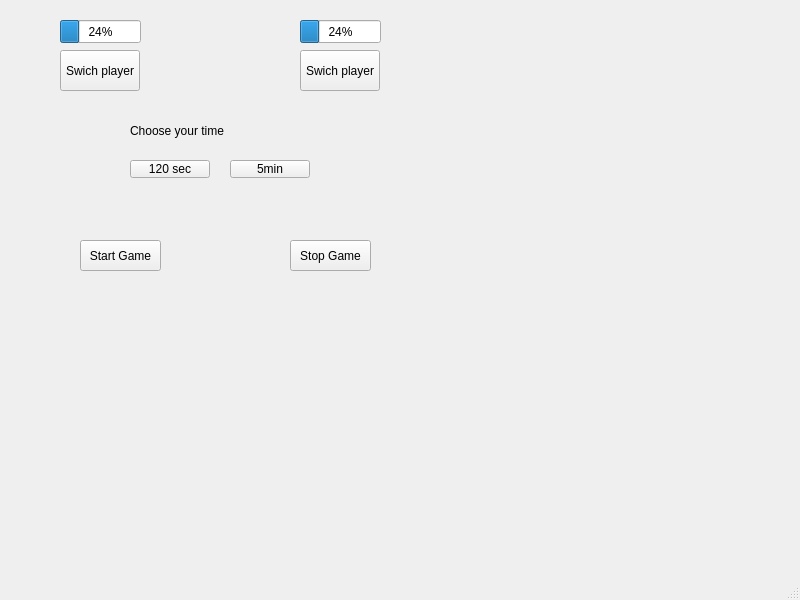
<?xml version="1.0" encoding="UTF-8"?>
<ui version="4.0">
 <class>MainWindow</class>
 <widget class="QMainWindow" name="MainWindow">
  <property name="geometry">
   <rect>
    <x>0</x>
    <y>0</y>
    <width>800</width>
    <height>600</height>
   </rect>
  </property>
  <property name="windowTitle">
   <string>MainWindow</string>
  </property>
  <widget class="QWidget" name="centralwidget">
   <widget class="QPushButton" name="start">
    <property name="geometry">
     <rect>
      <x>80</x>
      <y>240</y>
      <width>81</width>
      <height>31</height>
     </rect>
    </property>
    <property name="text">
     <string>Start Game</string>
    </property>
   </widget>
   <widget class="QPushButton" name="stop">
    <property name="geometry">
     <rect>
      <x>290</x>
      <y>240</y>
      <width>81</width>
      <height>31</height>
     </rect>
    </property>
    <property name="text">
     <string>Stop Game</string>
    </property>
   </widget>
   <widget class="QPushButton" name="player1">
    <property name="geometry">
     <rect>
      <x>60</x>
      <y>50</y>
      <width>80</width>
      <height>41</height>
     </rect>
    </property>
    <property name="text">
     <string>Swich player</string>
    </property>
   </widget>
   <widget class="QPushButton" name="player2">
    <property name="geometry">
     <rect>
      <x>300</x>
      <y>50</y>
      <width>80</width>
      <height>41</height>
     </rect>
    </property>
    <property name="text">
     <string>Swich player</string>
    </property>
   </widget>
   <widget class="QPushButton" name="time1">
    <property name="geometry">
     <rect>
      <x>130</x>
      <y>160</y>
      <width>80</width>
      <height>18</height>
     </rect>
    </property>
    <property name="text">
     <string>120 sec</string>
    </property>
   </widget>
   <widget class="QPushButton" name="time2">
    <property name="geometry">
     <rect>
      <x>230</x>
      <y>160</y>
      <width>80</width>
      <height>18</height>
     </rect>
    </property>
    <property name="text">
     <string>5min</string>
    </property>
   </widget>
   <widget class="QProgressBar" name="progressBar">
    <property name="geometry">
     <rect>
      <x>60</x>
      <y>20</y>
      <width>81</width>
      <height>23</height>
     </rect>
    </property>
    <property name="value">
     <number>24</number>
    </property>
   </widget>
   <widget class="QProgressBar" name="progressBar_2">
    <property name="geometry">
     <rect>
      <x>300</x>
      <y>20</y>
      <width>81</width>
      <height>23</height>
     </rect>
    </property>
    <property name="value">
     <number>24</number>
    </property>
   </widget>
   <widget class="QLabel" name="label">
    <property name="geometry">
     <rect>
      <x>130</x>
      <y>120</y>
      <width>181</width>
      <height>21</height>
     </rect>
    </property>
    <property name="text">
     <string>Choose your time</string>
    </property>
   </widget>
  </widget>
  <widget class="QMenuBar" name="menubar">
   <property name="geometry">
    <rect>
     <x>0</x>
     <y>0</y>
     <width>800</width>
     <height>17</height>
    </rect>
   </property>
  </widget>
  <widget class="QStatusBar" name="statusbar"/>
 </widget>
 <resources/>
 <connections/>
</ui>
